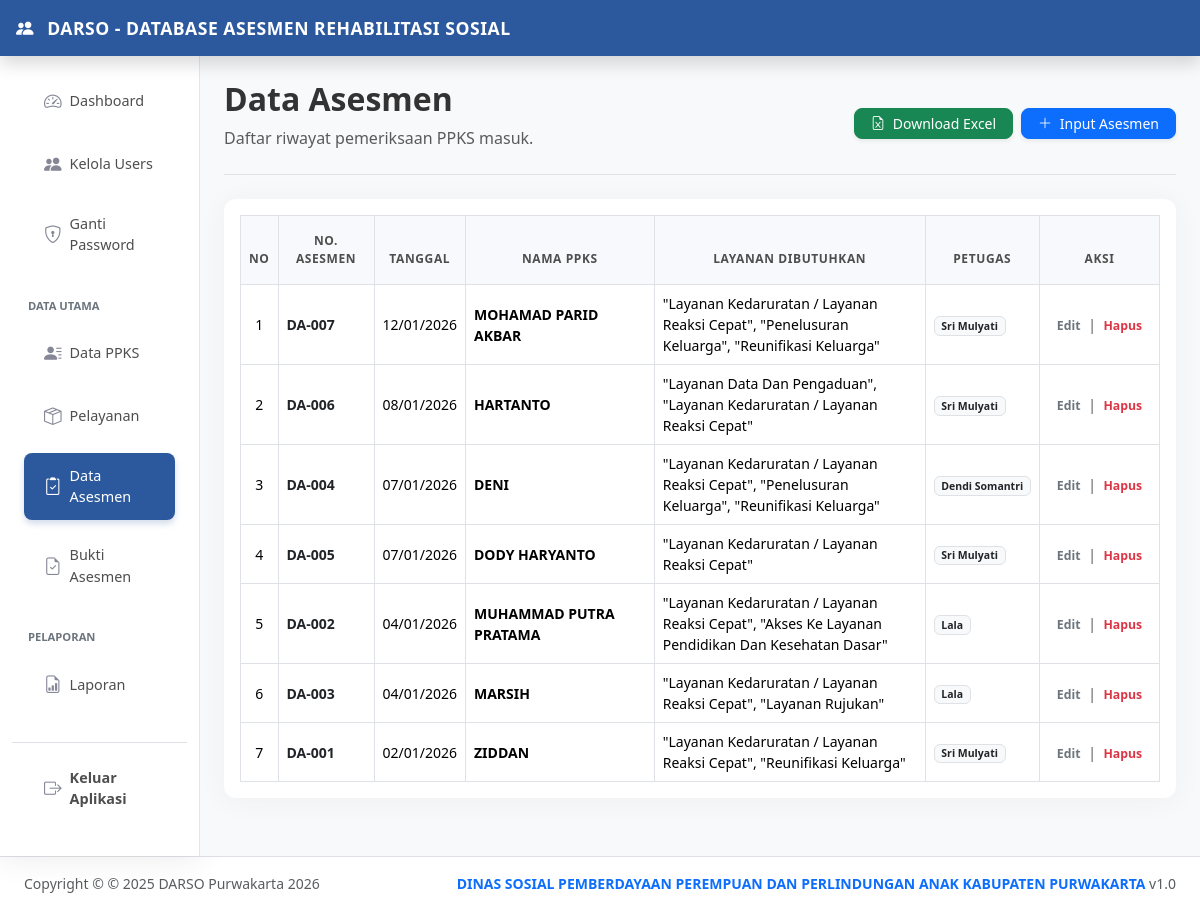
The app's page /rekammedis/index.php (signed in) with its own data.
### tables this page shows
CREATE TABLE `tbl_asesmen` (
  `no_asesmen` varchar(20) NOT NULL,
  `tgl_asesmen` date NOT NULL,
  `nik` varchar(16) NOT NULL,
  `petugas_asesmen` varchar(100) NOT NULL,
  `kondisi_ppks` text NOT NULL,
  `layanan_dibutuhkan` text DEFAULT NULL,
  `link_bukti` varchar(500) DEFAULT NULL
);

CREATE TABLE `tbl_ppks` (
  `nik` varchar(16) NOT NULL,
  `nama_ppks` varchar(100) NOT NULL,
  `tgl_lahir` date NOT NULL,
  `jk` enum('L','P') NOT NULL,
  `alamat` text NOT NULL,
  `jenis_ppks` varchar(50) NOT NULL
);

### rekammedis/index.php (the view, shortened to what this page needs)
<?php
require_once '../templates/header.php';
require_once '../templates/sidebar.php';
?>
<main class="col-md-9 ms-sm-auto col-lg-10 px-md-4 min-vh-100 bg-light">
  <div class="d-flex justify-content-between flex-wrap flex-md-nowrap align-items-center pt-4 pb-2 mb-4 border-bottom">
    <div>
        <h1 class="h2 fw-bold">Data Asesmen</h1>
        <p class="text-muted">Daftar riwayat pemeriksaan PPKS masuk.</p>
    </div>
    <div class="d-flex gap-2">
        <?php if (isset($_SESSION['ssUserJab']) && $_SESSION['ssUserJab'] == '1') : ?>
        <button type="button" onclick="exportAsesmenExcel()" class="btn btn-success btn-sm px-3 shadow-sm rounded-3">
          <i class="bi bi-file-earmark-excel me-1"></i> Download Excel
        </button>
        <?php endif; ?>
        <a href="tambah-data.php" class="btn btn-primary btn-sm px-3 shadow-sm rounded-3">
          <i class="bi bi-plus-lg me-1"></i> Input Asesmen
        </a>
    </div>
  </div>
  <div class="card border-0 shadow-sm rounded-3">
    <div class="card-body p-3">
        <div class="table-responsive">
            <table id="tableAsesmen" class="table table-bordered table-hover align-middle mb-0 small" style="border-color: #dee2e6;">
              <thead class="bg-light text-dark fw-bold">
                <tr class="text-center">
                  <th class="py-3 border-1">No</th>
                  <th class="py-3 border-1">No. Asesmen</th>
                  <th class="py-3 border-1">Tanggal</th>
                  <th class="py-3 border-1">Nama PPKS</th>
                  <th class="py-3 border-1">Layanan Dibutuhkan</th>
                  <th class="py-3 border-1">Petugas</th>
                  <th class="py-3 border-1 text-center no-print" style="width: 120px;">Aksi</th>
                </tr>
              </thead>
              <tbody>
                <?php
                $no = 1;
                $sql = "SELECT * FROM tbl_asesmen INNER JOIN tbl_ppks ON tbl_asesmen.nik = tbl_ppks.nik ORDER BY tgl_asesmen DESC";
                $query = mysqli_query($koneksi, $sql);
                if(mysqli_num_rows($query) > 0) {
                    while($data = mysqli_fetch_assoc($query)){
                    ?>
                    <tr>
                      <td class="text-center"><?= $no++; ?></td>
                      <td class="fw-bold text-dark"><?= $data['no_asesmen']; ?></td>
                      <td><?= date('d/m/Y', strtotime($data['tgl_asesmen'])); ?></td>
                      <td class="fw-bold"><?= $data['nama_ppks']; ?></td>
                      <td style="white-space: normal !important; word-wrap: break-word; max-width: 350px;">
                          <?= $data['layanan_dibutuhkan']; ?>
                      </td>
                      <td><span class="badge bg-light text-dark border"><?= $data['petugas_asesmen']; ?></span></td>
                      <td class="text-center no-print">
                        <a href="edit-data.php?id=<?= $data['no_asesmen']; ?>" class="text-decoration-none fw-bold text-secondary small">Edit</a>
                        <span class="mx-1 text-muted">|</span>
                        <a href="proses-data.php?aksi=hapus&id=<?= $data['no_asesmen']; ?>" class="text-decoration-none fw-bold text-danger small" onclick="return confirm('Hapus data ini?')">Hapus</a>
                      </td>
                    </tr>
                    <?php }
                } else {
                    echo "<tr><td colspan='7' class='text-center py-4 text-muted'>Tidak ada data asesmen ditemukan.</td></tr>";
                } ?>
              </tbody>
            </table>
        </div>
    </div>
  </div>
</main>
<?php require_once '../templates/footer.php'; ?>

### templates/header.php (style rules this page uses)
:root { color-scheme: light !important; var(--warna-utama): #2c599d; var(--warna-hover): #1e3d6b; }
body { background-color: #f0f2f5 !important; color: #333 !important; }
.card { border: none !important; border-radius: 12px !important; box-shadow: 0 0.15rem 1.75rem 0 rgba(58, 59, 69, 0.05) !important; }
.table thead th { background-color: #f8f9fc; text-transform: uppercase; font-size: 0.75rem; letter-spacing: 0.05em; color: #4e4e4e !important; }

### records on screen
tbl_asesmen: no_asesmen "DA-007", tgl_asesmen "12/01/2026", nik.nama_ppks "MOHAMAD PARID AKBAR", layanan_dibutuhkan "\"Layanan Kedaruratan / Layanan Reaksi Cepat\", \"Penelusuran Keluarga\", \"Reunifikasi Keluarga\"", petugas_asesmen "Sri Mulyati"
tbl_asesmen: no_asesmen "DA-006", tgl_asesmen "08/01/2026", nik.nama_ppks "HARTANTO", layanan_dibutuhkan "\"Layanan Data Dan Pengaduan\", \"Layanan Kedaruratan / Layanan Reaksi Cepat\"", petugas_asesmen "Sri Mulyati"
tbl_asesmen: no_asesmen "DA-004", tgl_asesmen "07/01/2026", nik.nama_ppks "DENI", layanan_dibutuhkan "\"Layanan Kedaruratan / Layanan Reaksi Cepat\", \"Penelusuran Keluarga\", \"Reunifikasi Keluarga\"", petugas_asesmen "Dendi Somantri"
tbl_asesmen: no_asesmen "DA-005", tgl_asesmen "07/01/2026", nik.nama_ppks "DODY HARYANTO", layanan_dibutuhkan "\"Layanan Kedaruratan / Layanan Reaksi Cepat\"", petugas_asesmen "Sri Mulyati"
tbl_asesmen: no_asesmen "DA-002", tgl_asesmen "04/01/2026", nik.nama_ppks "MUHAMMAD PUTRA PRATAMA", layanan_dibutuhkan "\"Layanan Kedaruratan / Layanan Reaksi Cepat\", \"Akses Ke Layanan Pendidikan Dan Kesehatan Dasar\"", petugas_asesmen "Lala"
tbl_asesmen: no_asesmen "DA-003", tgl_asesmen "04/01/2026", nik.nama_ppks "MARSIH", layanan_dibutuhkan "\"Layanan Kedaruratan / Layanan Reaksi Cepat\", \"Layanan Rujukan\"", petugas_asesmen "Lala"
tbl_asesmen: no_asesmen "DA-001", tgl_asesmen "02/01/2026", nik.nama_ppks "ZIDDAN", layanan_dibutuhkan "\"Layanan Kedaruratan / Layanan Reaksi Cepat\", \"Reunifikasi Keluarga\"", petugas_asesmen "Sri Mulyati"
